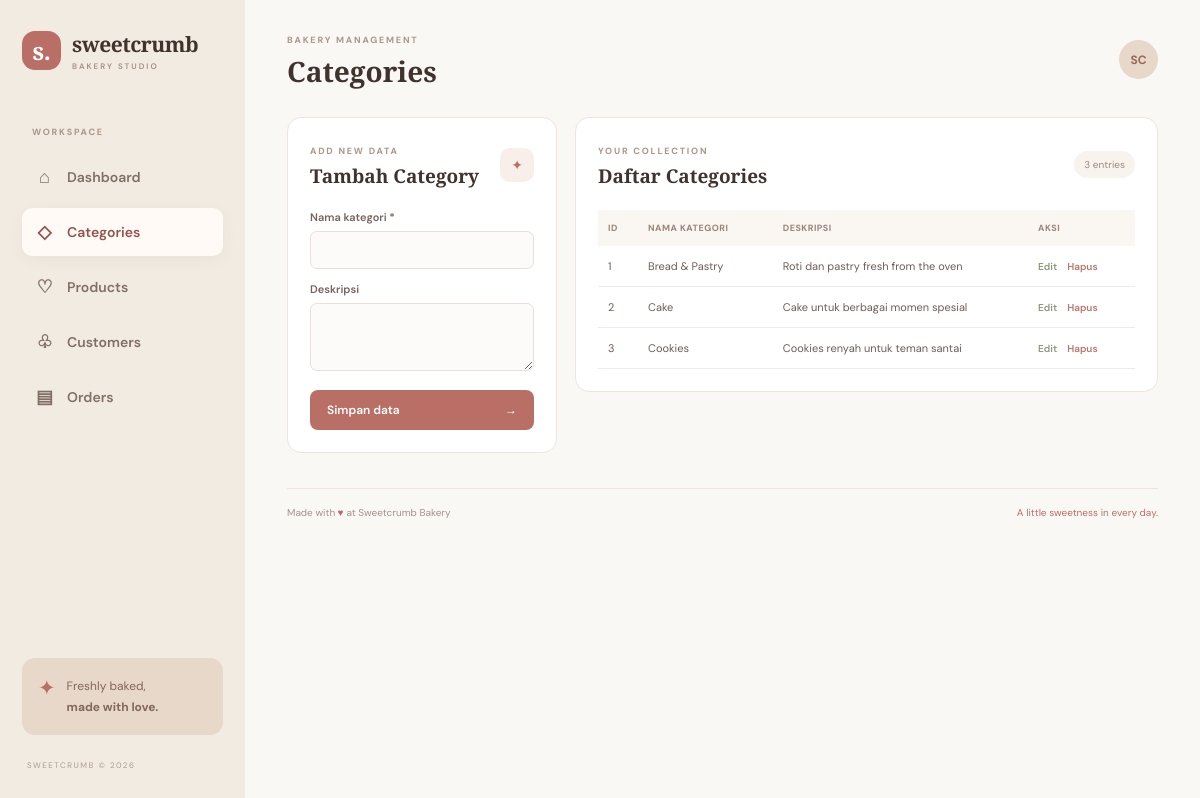
The app's page /index.php?page=categories with its own data.
### tables this page shows
CREATE TABLE `categories` (
  `id` int(11) NOT NULL,
  `name` varchar(100) NOT NULL,
  `description` text DEFAULT NULL
);

### index.php (called while the page is built, shortened)
<?php
require_once __DIR__ . '/class/Category.php';
$entities = [
    'categories' => [
        'title' => 'Categories', 'singular' => 'Category', 'class' => Category::class,
        'fields' => [
            'name' => ['label'=>'Nama kategori','type'=>'text','required'=>true],
            'description' => ['label'=>'Deskripsi','type'=>'textarea']
        ],
        'columns' => ['id'=>'ID','name'=>'Nama kategori','description'=>'Deskripsi']
    ],
    'products' => [
        'title' => 'Products', 'singular' => 'Product', 'class' => Product::class,
        'fields' => [
            'category_id' => ['label'=>'Kategori','type'=>'select','source'=>'categories','required'=>true],
            'name' => ['label'=>'Nama produk','type'=>'text','required'=>true],
            'description' => ['label'=>'Deskripsi','type'=>'textarea'],
            'price' => ['label'=>'Harga (Rp)','type'=>'number','required'=>true,'min'=>0],
            'stock' => ['label'=>'Stok','type'=>'number','required'=>true,'min'=>0]
        ],
        'columns' => ['id'=>'ID','category_id'=>'ID Kategori','name'=>'Nama produk','price'=>'Harga','stock'=>'Stok']
    ],
    'customers' => [
        'title' => 'Customers', 'singular' => 'Customer', 'class' => Customer::class,
        'fields' => [
            'name' => ['label'=>'Nama pelanggan','type'=>'text','required'=>true],
            'phone' => ['label'=>'Nomor telepon','type'=>'text'],
            'email' => ['label'=>'Email','type'=>'email'],
            'address' => ['label'=>'Alamat','type'=>'textarea']
        ],
        'columns' => ['id'=>'ID','name'=>'Nama','phone'=>'Telepon','email'=>'Email','address'=>'Alamat']
    ],
    'orders' => [
        'title' => 'Orders', 'singular' => 'Order', 'class' => Order::class,
        'fields' => [
            'customer_id' => ['label'=>'Pelanggan','type'=>'select','source'=>'customers','required'=>true],
            'product_id' => ['label'=>'Produk','type'=>'select','source'=>'products','required'=>true],
            'quantity' => ['label'=>'Jumlah','type'=>'number','required'=>true,'min'=>1],
            'order_date' => ['label'=>'Tanggal pesanan','type'=>'date','required'=>true],
            'status' => ['label'=>'Status','type'=>'select_static','options'=>['Pending','Diproses','Selesai','Dibatalkan'],'required'=>true]
        ],
        'columns' => ['id'=>'ID','customer_id'=>'ID Pelanggan','product_id'=>'ID Produk','quantity'=>'Jumlah','order_date'=>'Tanggal','status'=>'Status']
    ]
];
$tab = $_GET['page'] ?? 'dashboard';
function e($value): string {
    return htmlspecialchars((string)$value, ENT_QUOTES, 'UTF-8');
}
function modelFor(string $key, array $entities): BaseModel {
    return new $class();
}
function allFor(string $key, array $entities): array {
    return modelFor($key, $entities)->getAll();
}
$editing = null;
$rows = isset($entities[$tab]) ? allFor($tab, $entities) : [];
require __DIR__ . '/view/layout.php';

### class/BaseModel.php (called while the page is built, shortened)
<?php
require_once __DIR__ . '/../config/Database.php';
abstract class BaseModel {
    protected PDO $db;
    protected string $table;
    public function __construct() {
        $database = new Database();
        $this->db = $database->connect();
    }
    public function getAll(): array {
        $stmt = $this->db->prepare("SELECT * FROM {$this->table} ORDER BY id ASC");
        $stmt->execute();
        return $stmt->fetchAll();
    }
}

### config/Database.php (called while the page is built)
<?php
class Database {
    private string $host = "localhost";
    private string $db_name = "db_bakery";
    private string $username = "root";
    private string $password = "";
    private ?PDO $connection = null;
    public function connect(): PDO {
        if ($this->connection === null) {
            $dsn = "mysql:host={$this->host};dbname={$this->db_name};charset=utf8mb4";
            $this->connection = new PDO($dsn, $this->username, $this->password);
            $this->connection->setAttribute(PDO::ATTR_ERRMODE, PDO::ERRMODE_EXCEPTION);
            $this->connection->setAttribute(PDO::ATTR_DEFAULT_FETCH_MODE, PDO::FETCH_ASSOC);
            $this->connection->setAttribute(PDO::ATTR_EMULATE_PREPARES, false);
        }
        return $this->connection;
    }
}

### class/Category.php (called while the page is built, shortened)
<?php
require_once __DIR__ . '/BaseModel.php';
class Category extends BaseModel {
    public function __construct() {
        $this->table = "categories";
    }
}

### view/layout.php (the view, shortened to what this page needs)
<!DOCTYPE html>
<html lang="id">
<head>
    <link rel="stylesheet" href="style/style.css">
</head>
<body>
<div class="layout">
    <aside class="sidebar">
        <a class="brand" href="index.php"><span class="brand-mark">s.</span><span>sweetcrumb<small>BAKERY STUDIO</small></span></a>
        <p class="side-label">WORKSPACE</p>
        <nav>
            <a class="<?= $tab==='dashboard'?'active':'' ?>" href="index.php"><span>⌂</span> Dashboard</a>
            <?php foreach ($entities as $key=>$entity): ?>
                <a class="<?= $tab===$key?'active':'' ?>" href="index.php?page=<?= e($key) ?>"><span><?= ['categories'=>'◇','products'=>'♡','customers'=>'♧','orders'=>'▤'][$key] ?></span> <?= e($entity['title']) ?></a>
            <?php endforeach; ?>
        </nav>
        <div class="sidebar-note"><span>✦</span><p>Freshly baked,<br><b>made with love.</b></p></div>
        <div class="side-footer">SWEETCRUMB © 2026</div>
    </aside>
    <main class="main">
        <header class="topbar"><div><span class="eyebrow">BAKERY MANAGEMENT</span><h1><?= $tab==='dashboard'?'Good day, baker!':e($entities[$tab]['title']) ?></h1></div><div class="avatar">SC</div></header>
        <?php if ($tab === 'dashboard'): ?>
            <section class="welcome">
                <div><span class="eyebrow light">YOUR LITTLE BAKERY SPACE</span><h2>Every sweet detail,<br>in one place.</h2><p>Kelola produk, pelanggan, dan pesanan Sweetcrumb dengan lebih mudah.</p><a class="button button-light" href="index.php?page=products">Lihat produk <span>→</span></a></div>
                <div class="welcome-art"><div class="sun"></div><div class="cake">🍰</div><span class="sparkle s1">✦</span><span class="sparkle s2">✧</span><span class="art-caption">BAKED WITH LOVE</span></div>
            </section>
            <div class="section-heading"><div><span class="eyebrow">AT A GLANCE</span><h2>Bakery overview</h2></div><span class="muted">Ringkasan data saat ini</span></div>
            <section class="stats">
                <?php foreach ([['categories','Categories','Kategori','◇'],['products','Products','Produk','♡'],['customers','Customers','Pelanggan','♧'],['orders','Orders','Pesanan','▤']] as $stat): ?>
                    <a class="stat-card" href="index.php?page=<?= $stat[0] ?>"><div class="stat-top"><span><?= $stat[1] ?></span><b><?= $stat[3] ?></b></div><strong><?= $counts[$stat[0]] ?></strong><small><?= $stat[2] ?> terdaftar</small></a>
                <?php endforeach; ?>
            </section>
            <section class="tip"><span>✿</span><div><b>Little reminder</b><p>Pastikan stok produk selalu diperbarui agar pesanan pelanggan bisa dikelola dengan baik.</p></div></section>
        <?php else: ?>
            <div class="content-grid">
                <section class="panel form-panel">
                    <div class="panel-heading"><div><span class="eyebrow"><?= $editing?'UPDATE DATA':'ADD NEW DATA' ?></span><h2><?= $editing?'Edit '.$entities[$tab]['singular']:'Tambah '.$entities[$tab]['singular'] ?></h2></div><span class="panel-icon">✦</span></div>
                    <form method="POST" action="index.php?page=<?= e($tab) ?>">
                        <?php foreach ($entities[$tab]['fields'] as $field=>$meta): $value = $editing[$field] ?? ($field==='order_date'?date('Y-m-d'):''); ?>
                            <label><?= e($meta['label']) ?><?= !empty($meta['required'])?' *':'' ?>
                            <?php if ($meta['type']==='textarea'): ?>
                                <textarea name="<?= e($field) ?>" <?= !empty($meta['required'])?'required':'' ?>><?= e($value) ?></textarea>
                            <?php elseif ($meta['type']==='select_static'): ?>
                                <select name="<?= e($field) ?>" required><?php foreach ($meta['options'] as $option): ?><option value="<?= e($option) ?>" <?= $value===$option?'selected':'' ?>><?= e($option) ?></option><?php endforeach; ?></select>
                            <?php else: ?>
                                <input type="<?= e($meta['type']) ?>" name="<?= e($field) ?>" value="<?= e($value) ?>" <?= !empty($meta['required'])?'required':'' ?> <?= isset($meta['min'])?'min="'.e($meta['min']).'"':'' ?>>
                            <?php endif; ?>
                            </label>
                        <?php endforeach; ?>
                        <div class="form-actions"><button class="button" type="submit"><?= $editing?'Simpan perubahan':'Simpan data' ?> <span>→</span></button>
                        <?php if ($editing): ?><a class="cancel" href="index.php?page=<?= e($tab) ?>">Batal</a><?php endif; ?></div>
                    </form>
                </section>
                <section class="panel table-panel">
                    <div class="panel-heading"><div><span class="eyebrow">YOUR COLLECTION</span><h2>Daftar <?= e($entities[$tab]['title']) ?></h2></div><span class="count"><?= count($rows) ?> entries</span></div>
                    <div class="table-wrap"><table><thead><tr><?php foreach ($entities[$tab]['columns'] as $label): ?><th><?= e($label) ?></th><?php endforeach; ?><th>Aksi</th></tr></thead><tbody>
                    <?php foreach ($rows as $row): ?><tr>
                        <?php foreach ($entities[$tab]['columns'] as $field=>$label): ?>
                            <td><?php if ($field==='price'): ?>Rp <?= number_format((float)$row[$field],0,',','.') ?><?php else: ?><?= e($row[$field] ?? '-') ?><?php endif; ?></td>
                        <?php endforeach; ?>
                        <td><div class="actions"><a class="edit" href="index.php?page=<?= e($tab) ?>&edit=<?= e($row['id']) ?>">Edit</a><form method="POST" onsubmit="return confirm('Yakin ingin menghapus data ini?')"><button class="delete" type="submit">Hapus</button></form></div></td>
                    </tr><?php endforeach; ?>
                    </tbody></table></div>
                </section>
            </div>
        <?php endif; ?>
        <footer class="footer">Made with <span>♥</span> at Sweetcrumb Bakery <span class="footer-right">A little sweetness in every day.</span></footer>
    </main>
</div>
</body>
</html>

### style/style.css (style rules this page uses)
* { box-sizing:border-box }
:root { --ink:#40332e;--muted:#9a8980;--rose:#b96f66;--rose-dark:#92544d;--cream:#fbf7f1;--line:#eee5dc;--sage:#87917b }
body { margin:0;background:#faf8f5;color:var(--ink);font-family:'DM Sans',sans-serif;font-size:14px }
.layout { min-height:100vh;display:flex }
.sidebar { width:245px;background:#f2ebe2;padding:30px 22px;display:flex;flex-direction:column;position:fixed;inset:0 auto 0 0 }
.brand { display:flex;align-items:center;gap:11px;text-decoration:none;color:var(--ink);font-family:'Playfair Display',serif;font-size:21px;font-weight:700;letter-spacing:-.5px }
.brand-mark { width:39px;height:39px;border-radius:13px;background:var(--rose);color:white;display:grid;place-items:center;font-size:24px }
.brand small { display:block;font:600 8px 'DM Sans';letter-spacing:2px;color:#a58f82;margin-top:3px }
.side-label,.eyebrow { font-size:9px;font-weight:700;letter-spacing:1.8px;color:#ad9587 }
.side-label { margin:55px 0 15px 10px }
.sidebar nav { display:grid;gap:7px }
.sidebar nav a { padding:12px 13px;border-radius:10px;text-decoration:none;color:#806f65;font-weight:600;display:flex;align-items:center;gap:13px }
.sidebar nav a span { font-size:18px;width:19px;text-align:center }
.sidebar nav a.active,.sidebar nav a:hover { background:#fffaf5;color:var(--rose-dark);box-shadow:0 4px 15px #72513b0d }
.sidebar-note { margin-top:auto;background:#e8d8ca;border-radius:13px;padding:16px;color:#82675a;display:flex;gap:11px;align-items:flex-start }
.sidebar-note>span { font-size:21px;color:var(--rose) }
.sidebar-note p { margin:2px 0;line-height:1.7;font-size:12px }
.side-footer { font-size:8px;letter-spacing:1.5px;color:#ad9b8e;margin:25px 0 0 5px }
.main { margin-left:245px;width:calc(100% - 245px);padding:29px 42px 20px;max-width:1600px }
.topbar { display:flex;justify-content:space-between;align-items:center;margin-bottom:27px }
.topbar h1 { font:700 28px 'Playfair Display',serif;margin:5px 0 0 }
.avatar { height:39px;width:39px;border-radius:50%;background:#e8d8ca;color:#98685d;display:grid;place-items:center;font-weight:700;font-size:12px }
.button { border:0;background:var(--rose);color:white;text-decoration:none;padding:12px 17px;border-radius:8px;font:600 12px 'DM Sans';cursor:pointer;display:inline-flex;gap:18px;align-items:center }
.section-heading h2,.panel-heading h2 { font:700 21px 'Playfair Display',serif;margin:5px 0 0 }
.content-grid { display:grid;grid-template-columns:minmax(270px, .78fr) minmax(450px,1.7fr);gap:18px;align-items:start }
.panel { background:white;border:1px solid var(--line);border-radius:14px;padding:22px;min-width:0 }
.panel-heading { display:flex;justify-content:space-between;align-items:center;margin-bottom:21px }
.panel-heading h2 { font-size:19px }
.panel-icon { width:34px;height:34px;border-radius:10px;background:#f8eeea;color:var(--rose);display:grid;place-items:center }
.count { font-size:10px;color:#9c8980;background:#f8f3ed;padding:7px 10px;border-radius:20px }
label { display:block;font-size:11px;font-weight:600;color:#76645a;margin-bottom:13px }
input,textarea,select { display:block;width:100%;margin-top:7px;border:1px solid #e9e0d8;background:#fdfbf9;border-radius:7px;padding:10px 11px;font:12px 'DM Sans';color:var(--ink);outline:none }
textarea { min-height:68px;resize:vertical }
.form-actions { display:flex;align-items:center;gap:13px;margin-top:19px }
.form-actions .button { width:100%;justify-content:space-between }
.table-wrap { overflow-x:auto }
table { width:100%;border-collapse:collapse;white-space:nowrap }
th { text-align:left;background:#faf6f1;color:#9a8377;font-size:9px;letter-spacing:.5px;text-transform:uppercase;padding:12px 10px }
td { padding:13px 10px;border-bottom:1px solid #f1ebe5;font-size:11px;color:#6d5d54;max-width:190px;overflow:hidden;text-overflow:ellipsis }
.actions { display:flex;gap:10px;align-items:center }
.actions form { margin:0 }
.edit,.delete { font:600 10px 'DM Sans';border:0;background:none;padding:0;cursor:pointer;text-decoration:none;color:#8a9a7b }
.delete { color:#bd756d }
.footer { border-top:1px solid var(--line);margin-top:35px;padding-top:17px;color:#a39287;font-size:10px }
.footer>span { color:var(--rose) }
.footer-right { float:right;color:#b4a59b }

### records on screen
categories: id "1", name "Bread & Pastry", description "Roti dan pastry fresh from the oven"
categories: id "2", name "Cake", description "Cake untuk berbagai momen spesial"
categories: id "3", name "Cookies", description "Cookies renyah untuk teman santai"

### other values on screen
$entity['title'] "Categories"
$entity['title'] "Products"
$entity['title'] "Customers"
$entity['title'] "Orders"
$entities[$tab]['title'] "Categories"
$entities[$tab]['singular'] "Category"
$meta['label'] "Nama kategori"
$meta['label'] "Deskripsi"
count($rows) "3"
$label "ID"
$label "NAMA KATEGORI"
$label "DESKRIPSI"
